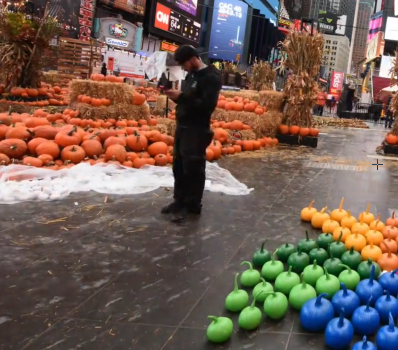
#> input picture Project-2 Image Stitching and Panorama/images/t1_1.png, 398 x 350 px
$ python t1.py
#> lines starting #> are read from the running program, lines starting #| are printed output that depends on the picture; after the words box and inside, x2 and y2 are one past the last pixel; in counts of white or black regions, pixels touching at a corner belong together
#> further down, img1 is the input picture: shape (350, 398, 3); mean B, G, R 83.2, 93.9, 113.9
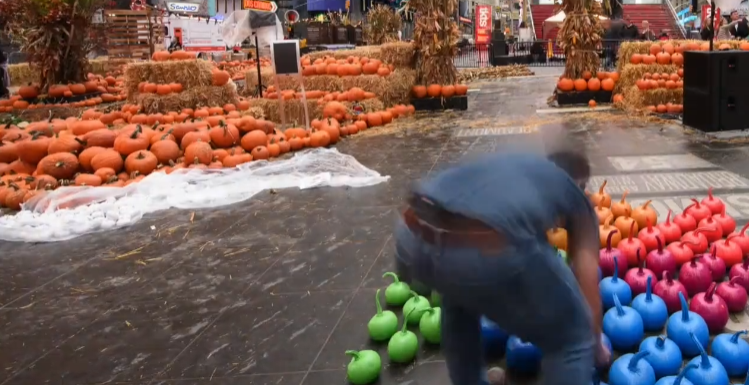
#> input picture Project-2 Image Stitching and Panorama/images/t1_2.png, 749 x 385 px
#> further down, img2 is the input picture: shape (385, 749, 3); mean B, G, R 85, 91.1, 117.7
#Only add your code inside the function (including newly improted packages)
# You can design a new function and call the new function in the given functions.
# Not following the project guidelines will result in a 10% reduction in grades

import cv2
import numpy as np
import matplotlib.pyplot as plt


def show_image(img, delay=1000):
    """Shows an image.
    """
    cv2.namedWindow('image', cv2.WINDOW_AUTOSIZE)
    cv2.imshow('image', img)
    cv2.waitKey(delay)
    cv2.destroyAllWindows()

def grabcutter(img, mask1):
    mask1 = mask1.astype(np.uint8)
    mask = np.zeros(img.shape[:2],np.uint8)
    bgdModel = np.zeros((1,65),np.float64)
    fgdModel = np.zeros((1,65),np.float64)
    cv2.grabCut(img,mask1,None,bgdModel,fgdModel,1,cv2.GC_INIT_WITH_MASK)

    mask2 = np.where((mask1==2)|(mask1==0),0,1).astype('uint8')
    img = img*mask2[:,:,np.newaxis]

    return img

def removeBlkPadding(dst_in):
    bwIMG = cv2.cvtColor(dst_in, cv2.COLOR_BGR2GRAY)
    cut = cv2.findNonZero(bwIMG)
    x, y, w, h = cv2.boundingRect(cut)
    rect = dst_in[y:y+h, x:x+w]

    return rect

def not_matches(ima1,ima2):
    ima1 = cv2.cvtColor(ima1, cv2.COLOR_BGR2GRAY)
    ima2 = cv2.cvtColor(ima2, cv2.COLOR_BGR2GRAY)
    sumImg = np.where(ima1>ima2,0,1)
    return sumImg


def get_distance(matches_array):
    distances = []
    x_distances = []
    y_distances = []
    for row in matches_array:
        distances.append(np.sqrt((row[0]-row[2])**2 + (row[1]-row[3])**2))
        x_distances.append(row[0]-row[2])
        y_distances.append(row[1]-row[3])

    x_move = np.rint(np.mean(x_distances))
    y_move = np.rint(np.mean(y_distances))


    return x_move, y_move

def matching(kps1, kps2, desc1, desc2, t=6): # to be done

    from scipy.spatial.distance import cdist
    dist = cdist(desc1, desc2, 'seuclidean')
    points1 = np.where(dist < t)[0]
    matched_img1 = np.array([kps1[points1[0]].pt])

    for point in points1[1:]:
        #print(kps1[point].pt)
        matched_img1 = np.concatenate((matched_img1, np.array([kps1[point].pt])), axis=0)

    points2 = np.where(dist < t)[1]
    matched_img2 = np.array([kps2[points2[0]].pt])

    for point in points2[1:]:
        #print(kps2[point].pt)
        matched_img2 = np.concatenate((matched_img2, np.array([kps2[point].pt])), axis=0)

    return matched_img1, matched_img2


def stitch_background(img1, img2, savepath=''):

    #show image preview
#> called with savepath = 'task1.png'
    show_image(img1, delay=1000)
    show_image(img2, delay=1000)

    sift1 = cv2.SIFT_create(500)
    sift2 = cv2.SIFT_create(500)

    print("Generating features..")
    kp1, desc1 = sift1.detectAndCompute(img1,None)
#> kp1 = 500 keypoints; strongest (x, y, size): (178, 27, 1.9), (162, 17, 10.5), (179, 74, 9.3), (377, 62, 5.8)
    kp2, desc2 = sift2.detectAndCompute(img2,None)
#> kp2 = 500 keypoints; strongest (x, y, size): (321, 18, 4.7), (560, 17, 7.5), (736, 26, 2.2), (715, 19, 1.8)

    img1_kp = cv2.drawKeypoints(img1, kp1, None )
    img2_kp = cv2.drawKeypoints(img2, kp2, None )

    match1A, match2A = matching(kp1, kp2, desc1, desc2)
#> in matching, `dist = cdist(desc1, desc2, 'seuclidean')`:
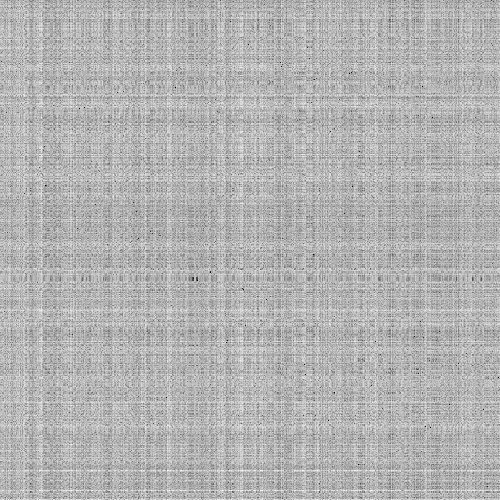
#> dist: shape (500, 500) float64; min 1.54, max 21.96, mean 15.9; drawn with min black and max white
#> in matching, `points1 = np.where(dist < t)[0]`: points1 = 64 values from 21 to 486
#> in matching, `matched_img1 = np.array([kps1[points1[0]].pt])`: matched_img1 = [[6.02, 164]]
#> the loop in matching, `for point in points1[1:]:` made 63 passes
#> point on passes 3 to 14: 58, 62, 66, 72, 73, 79, 86, 87, 91, 92, 102, 107
#> (point, matched_img1) on passes 1 to 2: (44, [[6.02, 164], [10.37, 162.2]]), (47, [[6.02, 164], [10.37, 162.2], [385.2, 88.87]])
#> after the loop in matching, `for point in points1[1:]:`: matched_img1 = 64 pairs, first value 6.02 to 385.2, second value 40.71 to 324.8
#> in matching, `points2 = np.where(dist < t)[1]`: points2 = 64 values, max 498 at index 53, min 24 at index 22, mean 277.9
#> in matching, `matched_img2 = np.array([kps2[points2[0]].pt])`: matched_img2 = [[52.74, 187.8]]
#> the loop in matching, `for point in points2[1:]:` made 63 passes
#> point on passes 3 to 14: 309, 280, 281, 351, 349, 314, 422, 175, 123, 117, 311, 84
#> (point, matched_img2) on passes 1 to 2: (248, [[52.74, 187.8], [59.09, 184.5]]), (307, [[52.74, 187.8], [59.09, 184.5], [367, 177.4]])
#> after the loop in matching, `for point in points2[1:]:`: matched_img2 = 64 pairs, first value 52.74 to 555.9, second value 14.7 to 358.4
#> match1A has the same summary as matched_img1 in matching; match2A has the same summary as matched_img2 in matching

    #perform homography :
    print("Performing Homography..")
    h, status = cv2.findHomography(match1A, match2A, cv2.RANSAC, 5)
#> h = [[1.34, 0.159, 19.13], [-0.184, 1.32, -27.77], [-5.42e-06, 1.8e-05, 1]]; status = 64 values, max 1 at index 0, min 0 at index 2, mean 0.984

    # Find diagonal of img1 and img2:
    diag1 = int(np.sqrt(img1.shape[0]**2 + img1.shape[1]**2))
#> diag1 = 530
    diag2 = int(np.sqrt(img2.shape[0]**2 + img2.shape[1]**2))
#> diag2 = 842


    #dst = cv2.warpPerspective(img1, )
    # pad img1 :
    extra_left, extra_right = int((diag1 - img1.shape[1])) , int((diag1-img1.shape[1]))
#> extra_left = 132; extra_right = 132
    extra_top, extra_bottom = int((diag1 - img1.shape[0])) , int((diag1-img1.shape[0]))
#> extra_top = 180; extra_bottom = 180
    abc = np.pad(img1, ((extra_left, extra_right), (extra_top, extra_bottom), (0, 0)), mode='constant', constant_values=0)

    diag1_pad = int(np.sqrt(abc.shape[0]**2 + abc.shape[1]**2))
#> diag1_pad = 975
    diag2_pad = int(np.sqrt(img2.shape[0]**2 + img2.shape[1]**2))
#> diag2_pad = 842

    res = 0
    if diag2_pad > diag1_pad:
        res = diag2_pad
    else:
        res = diag1_pad
#> res = 975
    res = int(res*2)
#> res = 1950

    # perform warp persective:
    print("Getting warped image..")
    dst = cv2.warpPerspective(abc,h, (res,res) )


    # transform
    sift_dst = cv2.SIFT_create()
    kp_dst, desc_dst = sift_dst.detectAndCompute(dst,None)
#> kp_dst = 2762 keypoints; strongest (x, y, size): (814, 44, 4.2), (543, 80, 4.1), (815, 58, 4), (549, 110, 4.7)
    imgdst_kp = cv2.drawKeypoints(dst, kp_dst, None )


    matches1_dst_img2, matches2_dst_img2 = matching(kp_dst, kp2, desc_dst, desc2, 5)
#> call 2 of matching, with t = 5
#> in matching (call 2), `dist = cdist(desc1, desc2, 'seuclidean')`:
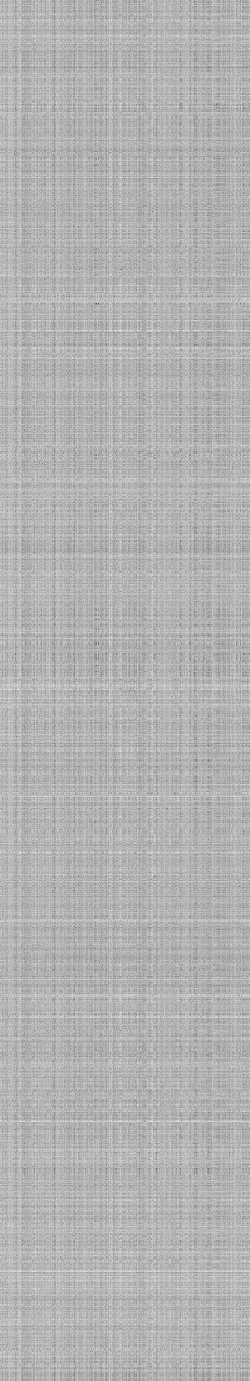
#> dist: shape (2762, 500) float64 (shown at 1/2 size); min 1.15, max 22.23, mean 16; drawn with min black and max white
#> in matching (call 2), `points1 = np.where(dist < t)[0]`: points1 = 59 values from 86 to 2627
#> in matching (call 2), `matched_img1 = np.array([kps1[points1[0]].pt])`: matched_img1 = [[311.8, 262.1]]
#> the loop in matching (call 2), `for point in points1[1:]:` made 58 passes
#> point on passes 3 to 14: 140, 182, 208, 215, 246, 248, 267, 298, 323, 414, 422, 423
#> (point, matched_img1) on passes 1 to 2: (111, [[311.8, 262.1], [318.9, 305.4]]), (116, [[311.8, 262.1], [318.9, 305.4], [319.7, 325.4]])
#> after the loop in matching (call 2), `for point in points1[1:]:`: matched_img1 = 59 pairs, first value 311.8 to 816.9, second value 155.8 to 482.4
#> in matching (call 2), `points2 = np.where(dist < t)[1]`: points2 = 59 values, max 498 at index 56, min 16 at index 36, mean 245
#> in matching (call 2), `matched_img2 = np.array([kps2[points2[0]].pt])`: matched_img2 = [[49.94, 121.2]]
#> the loop in matching (call 2), `for point in points2[1:]:` made 58 passes
#> point on passes 3 to 14: 418, 422, 432, 330, 359, 475, 358, 352, 344, 313, 305, 304
#> (point, matched_img2) on passes 1 to 2: (244, [[49.94, 121.2], [57.24, 164.4]]), (248, [[49.94, 121.2], [57.24, 164.4], [59.09, 184.5]])
#> after the loop in matching (call 2), `for point in points2[1:]:`: matched_img2 = 59 pairs, first value 49.94 to 555.9, second value 13.94 to 342.4
#> matches1_dst_img2 has the same summary as matched_img1 in matching; matches2_dst_img2 has the same summary as matched_img2 in matching

    x_move, y_move = get_distance(np.concatenate((matches1_dst_img2,matches2_dst_img2),axis=1))
#> the loop in get_distance, `for row in matches_array:` made 59 passes
#> row on passes 1 to 12: [311.8, 262.1, 49.94, 121.2], [318.9, 305.4, 57.24, 164.4], [319.7, 325.4, 59.09, 184.5], [324.7, 258.3, 63.8, 117.6], [334.4, 344.5, 73.95, 203.6], [341.4, 317.7, 80.85, 176.6], [342.7, 278.2, 80.64, 137.2], [352.2, 311.2, 90.82, 170], [352.8, 240.9, 92.28, 100.2], [358.5, 239.5, 98.36, 98.74], [365.1, 322, 103.9, 181.2], [369.5, 284.3, 107.7, 143.2]
#> after the loop in get_distance, `for row in matches_array:`: distances = 59 values, max 298.8 at index 29, min 295.8 at index 9, mean 297; x_distances = 59 values, max 263 at index 29, min 260.1 at index 9, mean 261.3; y_distances = 59 values, max 141.9 at index 29, min 140 at index 51, mean 141
#> in get_distance, `x_move = np.rint(np.mean(x_distances))`: x_move = 261
#> in get_distance, `y_move = np.rint(np.mean(y_distances))`: y_move = 141
#> x_move = 261; y_move = 141

    newImg2 = np.pad(img2, ((int(y_move), 0), (int(x_move), 0), (0, 0)), mode='constant', constant_values=0)

    dst_cropped = np.copy(dst[int(y_move):newImg2.shape[0],int(x_move):newImg2.shape[1]])

    mask1 = not_matches(img2, dst_cropped)
#> in not_matches, `ima2 = cv2.cvtColor(ima2, cv2.COLOR_BGR2GRAY)`:
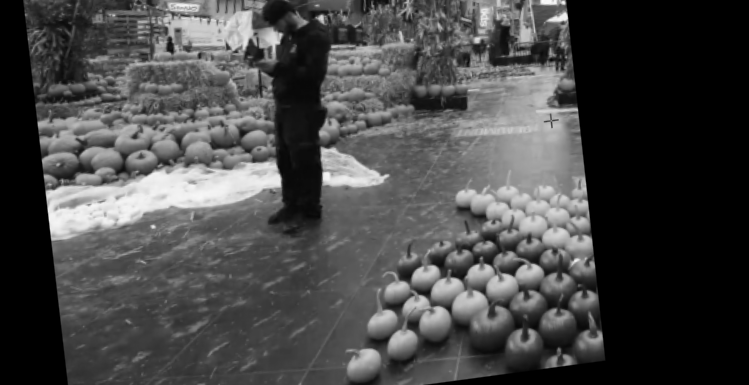
#> ima2: shape (385, 749); min 0, max 253, mean 71.7
#> in not_matches, `sumImg = np.where(ima1>ima2,0,1)`:
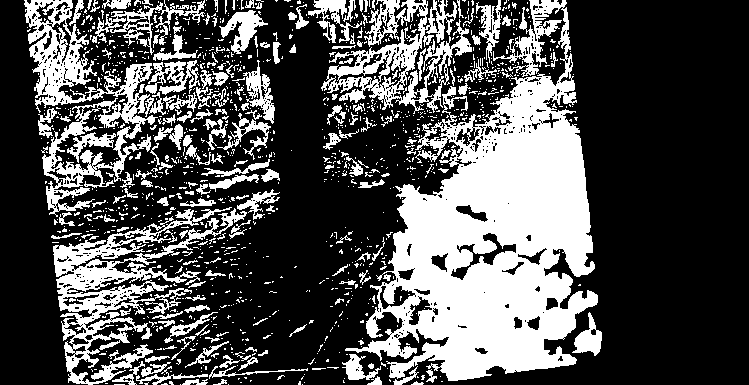
#> sumImg: shape (385, 749) int64; values 0 (black) and 1 (white), 32% white; 1249 white regions (1067 under 20 px), largest, box (x1, y1, x2, y2) and area: (345, 0, 598, 381) 44869, (53, 207, 247, 385) 9175, (24, 0, 158, 217) 8453

    print("removing foreground..")
    cropimg = grabcutter(img2,mask1)
#> in grabcutter, `mask = np.zeros(img.shape[:2],np.uint8)`: mask: shape (385, 749); every value is 0

    img2_croped = np.copy(img2 - cropimg)

    # adding background from dst
    img2_croped = np.where(img2_croped==[0, 0, 0], dst_cropped, img2_croped)
    img2 = np.where(img2_croped==[0, 0, 0], img2, img2_croped)
    dst[int(y_move):newImg2.shape[0],int(x_move):newImg2.shape[1]] = img2

    dst = removeBlkPadding(dst)
#> in removeBlkPadding, `bwIMG = cv2.cvtColor(dst_in, cv2.COLOR_BGR2GRAY)`:
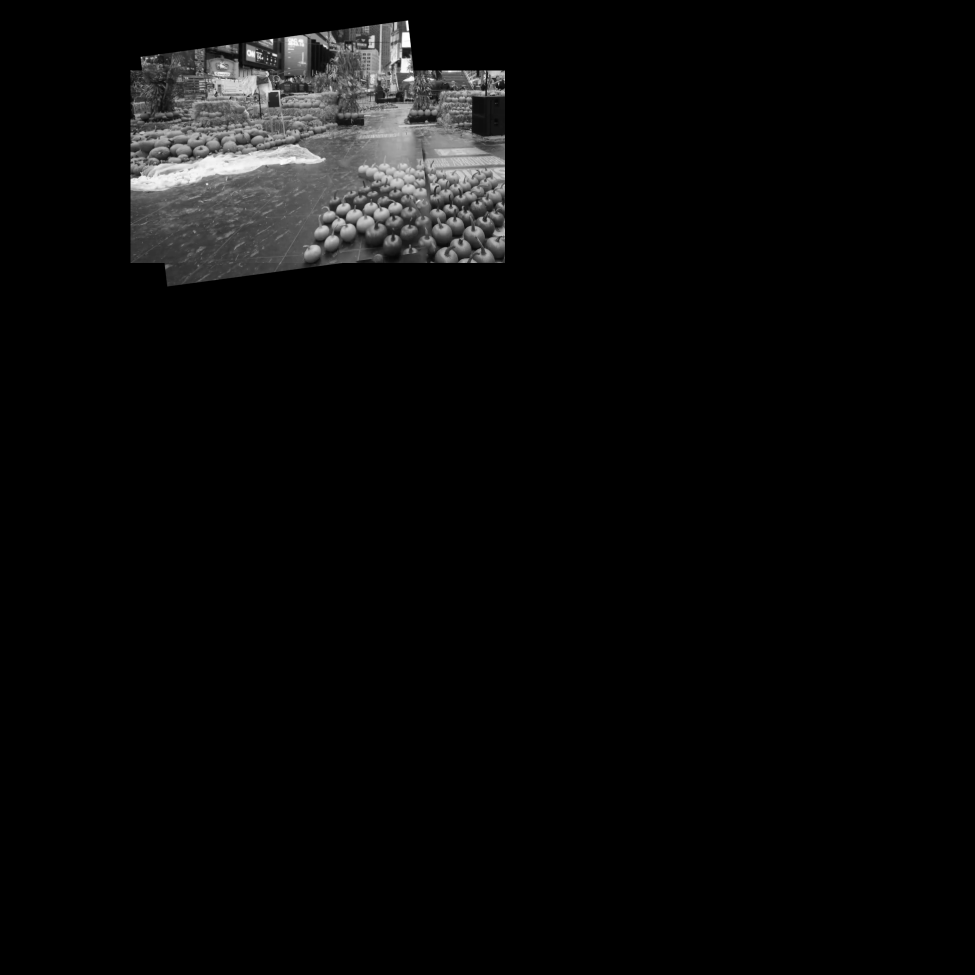
#> bwIMG: shape (1950, 1950) (shown at 1/2 size); min 0, max 255, mean 9.2
#> in removeBlkPadding, `cut = cv2.findNonZero(bwIMG)`: cut = contour of 331991 points, box (x1, y1, x2, y2) (261, 40, 1010, 574), area 23354
#> in removeBlkPadding, `x, y, w, h = cv2.boundingRect(cut)`: x = 261; y = 40; w = 749; h = 534
#> in removeBlkPadding, `rect = dst_in[y:y+h, x:x+w]`:
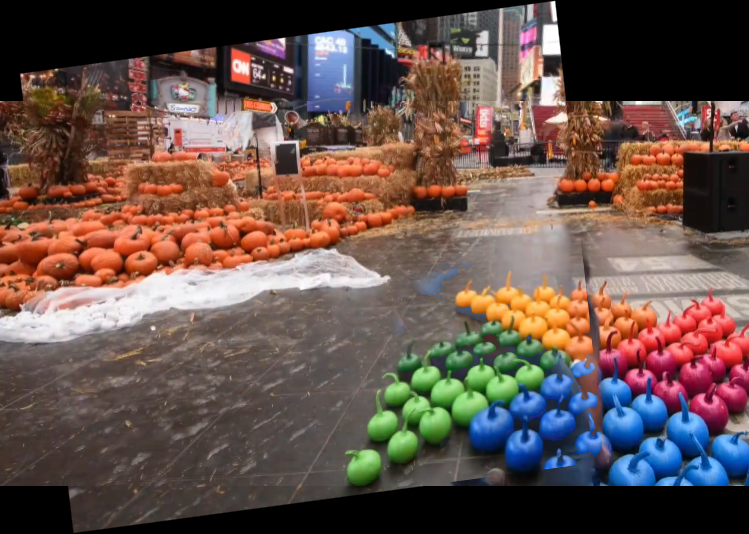
#> rect: shape (534, 749, 3); mean B, G, R 75.5, 82, 102.3
    print("Image preview")
    show_image(dst,6000)
    cv2.imwrite(savepath, dst)
    print("Done, saved as", savepath)

    "The output image should be saved in the savepath."
    "Do NOT modify the code provided."

    return


if __name__ == "__main__":
    img1 = cv2.imread('./images/t1_1.png')
    img2 = cv2.imread('./images/t1_2.png')
    savepath = 'task1.png'
    stitch_background(img1, img2, savepath=savepath)
